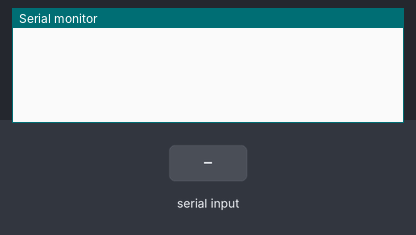
Recording of a sketch running on a simulated Arduino Mega 2560, built with avr-gcc and run on an emulated ATmega2560. Parts: the last lines printed to the serial monitor. Inputs (shaded band) come from the test bench.

Above: at 1.2 s.
1.3 s: "0,1\n" received over the second serial link
At 1.8 s:
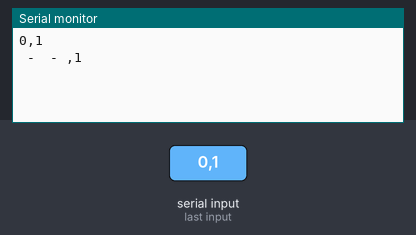
2.8 s: "Izquierda,1\n" received over the second serial link
At 3.5 s:
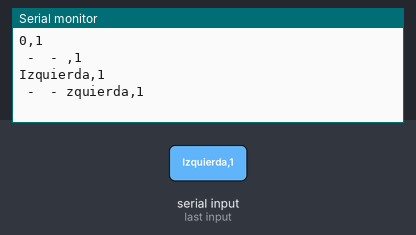
4.3 s: "0\n" received over the second serial link
At 5.0 s:
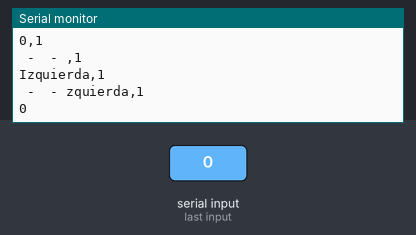
5.8 s: "Izquierda\n" received over the second serial link
At 6.8 s:
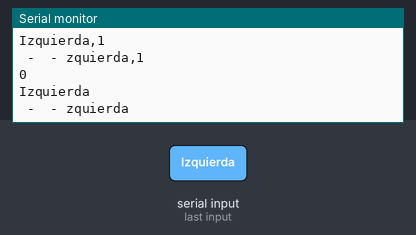
7.3 s: "90,45,200\n" received over the second serial link
At 8.0 s:
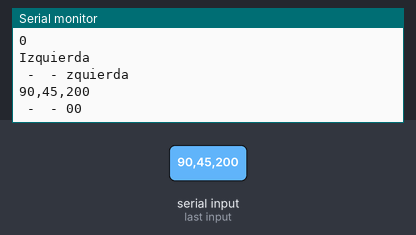
8.8 s: "90,45,200,10\n" received over the second serial link
At 9.4 s:
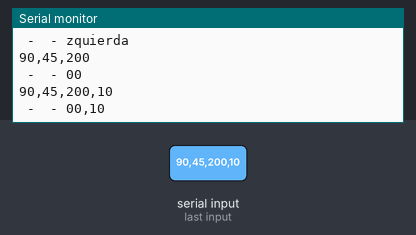

Measured:
- after the input at 1.3 s, the serial monitor: prints a new line at once (image 1)
- after the input at 2.8 s, the serial monitor: prints a new line at once (image 2)
- after the input at 4.3 s, the serial monitor: prints a new line at once (image 3)
- after the input at 5.8 s, the serial monitor: prints a new line at once (image 4)
- after the input at 7.3 s, the serial monitor: prints a new line at once (image 5)
- after the input at 8.8 s, the serial monitor: prints a new line at once (image 6)

The sketch:

ArduinoRGB.ino
```cpp
#include <CheapStepper.h>
#include <TimerOne.h>

CheapStepper stepper( 8, 9, 10, 11);
String respuesta, velocidad, dir, state;
int coma = 0, coma1 = 0, estado = 0, ms, miliS = 0;

void Move();
String find_S(int, int);

void render()
{
  respuesta = Serial1.readStringUntil('\n');
  Serial.println(respuesta);
  Serial1.flush();
  Timer1.initialize(1000);
  Timer1.attachInterrupt(Move);
  coma = respuesta.indexOf(',');
  coma1 = respuesta.indexOf(',', coma + 1);
}

void setup(){
  stepper.setRpm(10);
  Serial1.begin(9600);
  Serial.begin(9600);
}

void loop(){
  while (Serial1.available() == 0){}

  render();
  state = find_S(respuesta.length(), coma1+2);
  estado = state.toInt();
  if(state.length() > 0)
  {
        while(estado == 1)
      {
          render();
          state = find_S(respuesta.length(), coma1+2);
          velocidad = find_S(coma, 0);
          dir = find_S(coma1, coma + 2);
          while(state.length() <= 0)
          {
            render();
            state = find_S(respuesta.length(), coma1+2);
            velocidad = find_S(coma, 0);
            dir = find_S(coma1, coma + 2);
          }
          estado = state.toInt();

          ms = map(velocidad.toInt(), 1, 100, 50000, 500);
          Timer1.initialize(ms);
          if(velocidad == "0")
            stepper.stop();
      }

        if(state.toInt() == 0)
        {
          stepper.stop();
        }
        //delay(ms);
        Serial.println(velocidad + " - " + dir + " - " + state);
   }

   delay(100);

}


String find_S(int indice, int inicio){
  String data = "";
  for(int cont = inicio; cont < indice; cont++)
  {
     data += respuesta[cont];
  }
  return data;
}

void Move()
{
  bool Clock = (dir == "Izquierda")? true : false;
  if(dir.length() > 0 && velocidad != "0" && state != "0" && miliS == 10)
  {
    stepper.moveDegrees(Clock, 30);
    miliS=0;
  }
   else
   {
    if(miliS<10)
    {
      miliS++;
    }
   }
}
```
